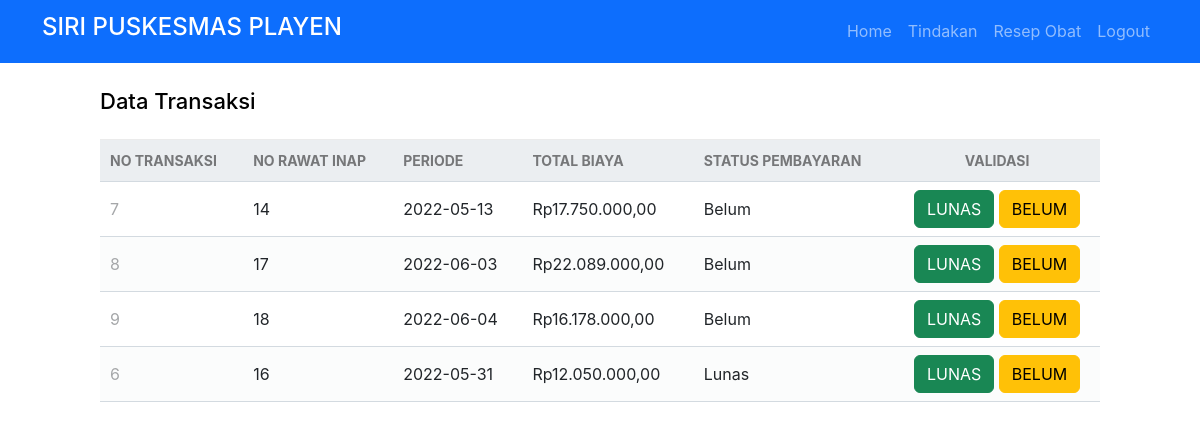
Page /kasir/validasiPembayaran/read.php (signed in) on the committed database.
### tables this page shows
CREATE TABLE `keuangan` (
  `no_transaksi` int(11) NOT NULL,
  `periode_transaksi` date NOT NULL,
  `total_biaya` int(255) NOT NULL,
  `statusPembayaran` enum('Lunas','Belum') NOT NULL,
  `no_rawatinap` int(255) NOT NULL
);

### db/func.php (called while the page is built, shortened)
<?php
function rupiah($angka){
    $hasil = "Rp" . number_format($angka, '2', ',', '.');
    return $hasil;
}
?>

### kasir/validasiPembayaran/read.php (the view, shortened to what this page needs)
<?php
if ($_SESSION['username'] == '') {
	echo "<script>
    alert('Anda Harus Login terlebih dahulu');
    window.location.href='./auth/fmasuk.php';
    </script>";
} else {
?>
	<!DOCTYPE html>
	<html>
	<head>
		<link href="../../db/style.css" rel="stylesheet" type="text/css">
		<link href="https://cdn.jsdelivr.net/npm/bootstrap@5.2.0-beta1/dist/css/bootstrap.min.css" rel="stylesheet">
	</head>
	<body>
		<nav class="navbar navbar-expand-sm navbar-dark bg-primary">
			<div class="container">
				<a class="navbar-brand" href="#">
					<h4>SIRI PUSKESMAS PLAYEN </h3>
				</a>
				<ul class="navbar-nav ml-auto mt-2 mt-lg-0 d-flex align-items-center">
					<li class="nav-item">
						<a class="nav-link menu " id="menuHome" href="../../index.php">Home</a>
					</li>
					<?PHP if ($_SESSION['role_id'] == 5) { ?>
						<li class="nav-item">
							<a class="nav-link menu" id="tindakan" href="./pasien/tindakan.php"><i class=""></i>Tindakan</a>
						</li>
						<li class="nav-item">
							<a class="nav-link menu" id="resepobat" href="./pasien/resepobat.php"><i class=""></i>Resep Obat</a>
						</li>
					<?PHP } ?>
					<li class="nav-item">
						<a class="nav-link menu" id="logout" href="../../auth/sLogout.php"><i class=""></i>Logout</a>
					</li>
				</ul>
			</div>
		</nav>
		<?php
		include("../../db/func.php");
		$pdo = pdo_connect_mysql();
		$page = isset($_GET['page']) && is_numeric($_GET['page']) ? (int)$_GET['page'] : 1;
		$records_per_page = 8;
		$stmt = $pdo->prepare('SELECT * FROM keuangan ORDER BY statusPembayaran DESC LIMIT :current_page, :record_per_page');
		$stmt->bindValue(':current_page', ($page - 1) * $records_per_page, PDO::PARAM_INT);
		$stmt->bindValue(':record_per_page', $records_per_page, PDO::PARAM_INT);
		$stmt->execute();
		$rawats = $stmt->fetchAll(PDO::FETCH_ASSOC);
		?>
		<div class="content read">
			<h2>Data Transaksi</h2>
			<table class="table-responsive">
				<thead class="table">
					<tr>
						<td>NO TRANSAKSI</td>
						<td>NO RAWAT INAP</td>
						<td>PERIODE</td>
						<td>TOTAL BIAYA</td>
						<td>STATUS PEMBAYARAN</td>
						<td style="text-align:center">VALIDASI</td>
					</tr>
				</thead>
				<tbody>
					<?php foreach ($rawats as $rawat) : ?>
						<tr>
							<td><?= $rawat['no_transaksi'] ?></td>
							<td><?= $rawat['no_rawatinap'] ?></td>
							<td><?= $rawat['periode_transaksi'] ?></td>
							<td><?= rupiah($rawat['total_biaya']) ?></td>
							<td><?= $rawat['statusPembayaran'] ?></td>
							<td class="actions" style="text-align:center">
								<form method="post">
									<button type="submit" name="Lunas" class="btn btn-success" value="<?= $rawat['no_transaksi'] ?>">LUNAS</button>
									<button type="submit" name="Belum" class="btn btn-warning" value="<?= $rawat['no_transaksi'] ?>">BELUM</button>
								</form>
							</td>
						</tr>
					<?php endforeach; ?>
				</tbody>
			</table>
		</div>
	<?php
}
	?>

### db/style.css (style rules this page uses)
* { box-sizing: border-box; font-family: -apple-system, BlinkMacSystemFont, "segoe ui", roboto, oxygen, ubuntu, cantarell, "fira sans", "droid sans", "helvetica neue", Arial, sans-serif; font-size: 16px; -webkit-font-smoothing: antialiased; -moz-osx-font-smoothing: grayscale; }
body { background-color: #FFFFFF; margin: 0; }
.content { width: 1000px; margin: 0 auto; }
.content h2 { margin: 0; padding: 25px 0; font-size: 22px; border-bottom: 1px solid #ebebeb; color: black; }
.read table { width: 100%; padding-top: 30px; border-collapse: collapse; }
.read table thead { background-color: #ebeef1; border-bottom: 1px solid #d3dae0; }
.read table thead td { padding: 10px; font-weight: bold; color: #767779; font-size: 14px; }
.read table tbody tr { border-bottom: 1px solid #d3dae0; }
.read table tbody tr:nth-child(even) { background-color: #fbfcfc; }
.read table tbody tr td { padding: 10px; }
.read table tbody tr td:nth-child(1) { color: #a5a7a9; }
.read table tbody tr td.actions { padding: 8px; text-align: right; }

### rows in the picture
keuangan: no_transaksi "7", no_rawatinap "14", periode_transaksi "2022-05-13", total_biaya "Rp17.750.000,00", statusPembayaran "Belum"
keuangan: no_transaksi "8", no_rawatinap "17", periode_transaksi "2022-06-03", total_biaya "Rp22.089.000,00", statusPembayaran "Belum"
keuangan: no_transaksi "9", no_rawatinap "18", periode_transaksi "2022-06-04", total_biaya "Rp16.178.000,00", statusPembayaran "Belum"
keuangan: no_transaksi "6", no_rawatinap "16", periode_transaksi "2022-05-31", total_biaya "Rp12.050.000,00", statusPembayaran "Lunas"
